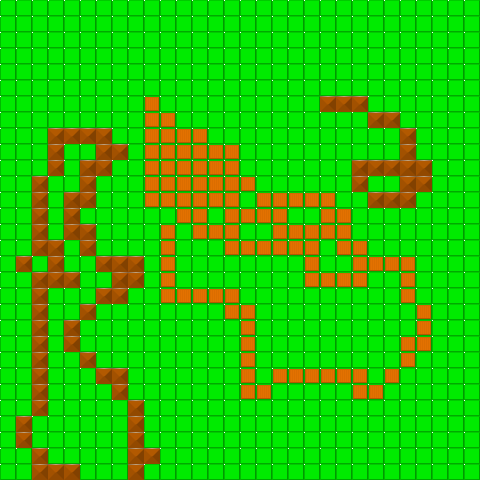

A 2D game scene composited from a Tiled map and its tileset images. What follows is a short description and the map's XML, with every tile layer's data as written:
An orthogonal 30x30 tile map with 16x16 px tiles, 1 tile layer (Tile Layer 1).

<map version="1.8" tiledversion="1.8.2" orientation="orthogonal" renderorder="right-down" width="30" height="30" tilewidth="16" tileheight="16" infinite="0" nextlayerid="2" nextobjectid="1">
 <tileset firstgid="1" source="map.tsx" />
 <layer id="1" name="Tile Layer 1" width="30" height="30">
  <data encoding="csv">
4,4,4,4,4,4,4,4,4,4,4,4,4,4,4,4,4,4,4,4,4,4,4,4,4,4,4,4,4,4,
4,4,4,4,4,4,4,4,4,4,4,4,4,4,4,4,4,4,4,4,4,4,4,4,4,4,4,4,4,4,
4,4,4,4,4,4,4,4,4,4,4,4,4,4,4,4,4,4,4,4,4,4,4,4,4,4,4,4,4,4,
4,4,4,4,4,4,4,4,4,4,4,4,4,4,4,4,4,4,4,4,4,4,4,4,4,4,4,4,4,4,
4,4,4,4,4,4,4,4,4,4,4,4,4,4,4,4,4,4,4,4,4,4,4,4,4,4,4,4,4,4,
4,4,4,4,4,4,4,4,4,4,4,4,4,4,4,4,4,4,4,4,4,4,4,4,4,4,4,4,4,4,
4,4,4,4,4,4,4,4,4,12,4,4,4,4,4,4,4,4,4,4,32,32,32,4,4,4,4,4,4,4,
4,4,4,4,4,4,4,4,4,12,12,4,4,4,4,4,4,4,4,4,4,4,4,32,32,4,4,4,4,4,
4,4,4,32,32,32,32,4,4,12,12,12,12,4,4,4,4,4,4,4,4,4,4,4,4,32,4,4,4,4,
4,4,4,32,4,4,32,32,4,12,12,12,12,12,12,4,4,4,4,4,4,4,4,4,4,32,4,4,4,4,
4,4,4,32,4,32,32,4,4,12,12,12,12,12,12,4,4,4,4,4,4,4,32,32,32,32,32,4,4,4,
4,4,32,4,4,32,4,4,4,12,12,12,12,12,12,12,4,4,4,4,4,4,32,4,4,32,32,4,4,4,
4,4,32,4,32,32,4,4,4,12,12,12,12,12,12,4,12,12,12,12,12,4,4,32,32,32,4,4,4,4,
4,4,32,4,32,4,4,4,4,4,4,12,12,4,12,12,12,12,4,4,12,12,4,4,4,4,4,4,4,4,
4,4,32,4,32,32,4,4,4,4,12,4,12,12,12,4,4,12,12,12,12,12,4,4,4,4,4,4,4,4,
4,4,32,32,4,32,4,4,4,4,12,4,4,4,12,12,12,12,12,12,4,12,12,4,4,4,4,4,4,4,
4,32,4,32,4,4,32,32,32,4,12,4,4,4,4,4,4,4,4,12,4,4,12,12,12,12,4,4,4,4,
4,4,32,32,32,4,4,32,32,4,12,4,4,4,4,4,4,4,4,12,12,12,12,4,4,12,4,4,4,4,
4,4,32,4,4,4,32,32,4,4,12,12,12,12,12,4,4,4,4,4,4,4,4,4,4,12,4,4,4,4,
4,4,32,4,4,32,4,4,4,4,4,4,4,4,12,12,4,4,4,4,4,4,4,4,4,4,12,4,4,4,
4,4,32,4,32,4,4,4,4,4,4,4,4,4,4,12,4,4,4,4,4,4,4,4,4,4,12,4,4,4,
4,4,32,4,32,4,4,4,4,4,4,4,4,4,4,12,4,4,4,4,4,4,4,4,4,12,12,4,4,4,
4,4,32,4,4,32,4,4,4,4,4,4,4,4,4,12,4,4,4,4,4,4,4,4,4,12,4,4,4,4,
4,4,32,4,4,4,32,32,4,4,4,4,4,4,4,12,4,12,12,12,12,12,12,4,12,4,4,4,4,4,
4,4,32,4,4,4,4,32,4,4,4,4,4,4,4,12,12,4,4,4,4,4,12,12,4,4,4,4,4,4,
4,4,32,4,4,4,4,4,32,4,4,4,4,4,4,4,4,4,4,4,4,4,4,4,4,4,4,4,4,4,
4,32,4,4,4,4,4,4,32,4,4,4,4,4,4,4,4,4,4,4,4,4,4,4,4,4,4,4,4,4,
4,32,4,4,4,4,4,4,32,4,4,4,4,4,4,4,4,4,4,4,4,4,4,4,4,4,4,4,4,4,
4,4,32,4,4,4,4,4,32,32,4,4,4,4,4,4,4,4,4,4,4,4,4,4,4,4,4,4,4,4,
4,4,32,32,32,4,4,4,32,4,4,4,4,4,4,4,4,4,4,4,4,4,4,4,4,4,4,4,4,4
</data>
 </layer>
</map>